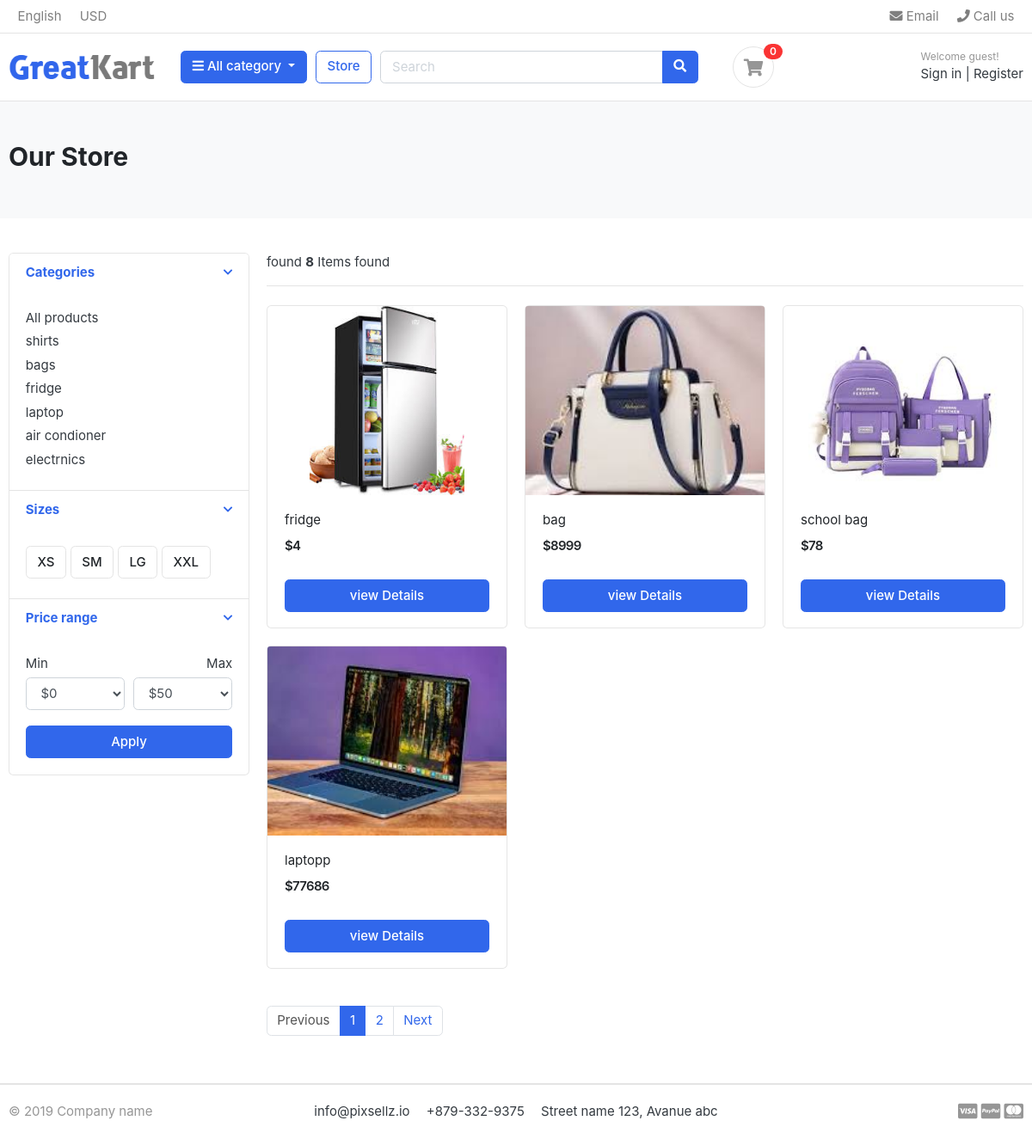
/store/, run on the app's committed database.
### category/models.py (models this page shows, shortened)
class Category(models.Model):
    category_name=models.CharField(max_length=50,unique=True)
    slug=models.SlugField(max_length=100,unique=True)
    description=models.TextField(max_length=250,blank=True)
    cat_image=models.ImageField(upload_to='categories',blank=True)
    class Meta:
        verbose_name='category'
        verbose_name_plural='categories' # without this the in a admin panel its name is the categorys 's'
    def get_url(self):
        return reverse('products_by_category',args=[self.slug])

### store/models.py (models this page shows, shortened)
class Product(models.Model):
    product_name=models.CharField(max_length=200,unique=True)
    slug=models.SlugField(max_length=255,unique=True)
    description=models.TextField(max_length=500,blank=True)
    price=models.IntegerField()
    image=models.ImageField(upload_to='products')
    stock=models.IntegerField()
    is_available=models.BooleanField(default=True)
    category=models.ForeignKey(Category,on_delete=models.CASCADE)
    created_date=models.DateTimeField(auto_now_add=True)
    modified_date=models.DateTimeField(auto_now_add=True)
    def get_url(self):
        return reverse('product_detail',args=[self.category.slug,self.slug]) # self.slug means that product slug

### store/views.py (the view)
# urls.py: path('store/', include('store.urls')),
def store(request, category_slug=None):
    categories = None
    products = None
    if category_slug is not None:
        categories = get_object_or_404(Category, slug=category_slug)
        products = Product.objects.filter(category=categories, is_available=True)# only shows that products that is the available
        paginator=Paginator(products,2)
        page=request.GET.get('page') # page=2
        paged_products=paginator.get_page(page)
        product_count = products.count() # this is used to count the the how many products are in a browser
    else:
        products = Product.objects.filter(is_available=True).order_by('id')
        paginator=Paginator(products,4)
        page=request.GET.get('page') # page=2
        paged_products=paginator.get_page(page)
        product_count = products.count()
    context = {
        'products': paged_products,
        'product_count': product_count,
    }
    return render(request, 'store.html', context)

### carts/context_processor.py (called while the page is built)
def counter(request):
    cart_count=0
    if 'admin' in request.path:
        return{}
    else:
        try:
            cart=Cart.objects.filter(cart_id=_cart_id(request))
            cart_items=CartItem.objects.all().filter(cart=cart[:1])
            for cart_item in cart_items:
                cart_count+=cart_item.quantity
        except Cart.DoesNotExist:
            cart_count=0
    return dict(cart_count=cart_count)

### carts/views.py (called while the page is built)
def _cart_id(request):  # _private function
    cart = request.session.session_key
    if not cart:
        cart = request.session.create()
    return cart

### category/context_processor.py (called while the page is built)
def menu_links(request):
    links=Category.objects.all()
    return dict(links=links)

### store/templates/store.html (shortened to what this page needs)
{% extends 'base.html' %}
{% load static %}
{% block content %}
<section class="section-pagetop bg">
<div class="container">
	{% if 'search' in request.path %}
	<h2 class="title-page">Search Result</h2>
	{% else %}
	<h2 class="title-page">Our Store</h2>
	{% endif %}
</div>
</section>
<section class="section-content padding-y">
<div class="container">
<div class="row">
	<aside class="col-md-3">
<div class="card">
	<article class="filter-group">
		<header class="card-header">
			<a href="#" data-toggle="collapse" data-target="#collapse_1" aria-expanded="true" class="">
				<i class="icon-control fa fa-chevron-down"></i>
				<h6 class="title">Categories</h6>
			</a>
		</header>
		<div class="filter-content collapse show" id="collapse_1" style="">
			<div class="card-body">
				<ul class="list-menu">
				<li><a href="{% url 'store'%}">All products </a></li>
				{% for category in links %}
				<li><a href="{{category.get_url}}">{{category.category_name}}</a></li>
				{% endfor %}
				</ul>
			</div>
		</div>
	</article>
	<article class="filter-group">
		<header class="card-header">
			<a href="#" data-toggle="collapse" data-target="#collapse_4" aria-expanded="true" class="">
				<i class="icon-control fa fa-chevron-down"></i>
				<h6 class="title">Sizes </h6>
			</a>
		</header>
		<div class="filter-content collapse show" id="collapse_4" style="">
			<div class="card-body">
			  <label class="checkbox-btn">
			    <span class="btn btn-light"> XS </span>
			  </label>
			  <label class="checkbox-btn">
			    <span class="btn btn-light"> SM </span>
			  </label>
			  <label class="checkbox-btn">
			    <span class="btn btn-light"> LG </span>
			  </label>
			  <label class="checkbox-btn">
			    <span class="btn btn-light"> XXL </span>
			  </label>
		</div>
		</div>
	</article>
	<article class="filter-group">
		<header class="card-header">
			<a href="#" data-toggle="collapse" data-target="#collapse_3" aria-expanded="true" class="">
				<i class="icon-control fa fa-chevron-down"></i>
				<h6 class="title">Price range </h6>
			</a>
		</header>
		<div class="filter-content collapse show" id="collapse_3" style="">
			<div class="card-body">
				<div class="form-row">
				<div class="form-group col-md-6">
				  <label>Min</label>
				  	<select class="mr-2 form-control">
						<option value="0">$0</option>
					</select>
				</div>
				<div class="form-group text-right col-md-6">
				  <label>Max</label>
				  	<select class="mr-2 form-control">
						<option value="50">$50</option>
					</select>
				</div>
				</div>
				<button class="btn btn-block btn-primary">Apply</button>
			</div>
		</div>
	</article>
</div>
	</aside>
	<main class="col-md-9">
<header class="border-bottom mb-4 pb-3">
		<div class="form-inline">
			<span class="mr-md-auto">found <b>{{product_count}}</b> Items found </span>
		</div>
</header>
<div class="row">
	{% if products %}
	{% for product in products %}
	<div class="col-md-4">
		<figure class="card card-product-grid">
			<div class="img-wrap">
				<a href="{{ product.get_url }}">
                <img src="{{ product.image.url }}" alt="{{ product.product_name }}">
                </a>
			</div>
			<figcaption class="info-wrap">
				<div class="fix-height">
					<a href="{{product.get_url}}" class="title">{{product.product_name}}</a>
					<div class="price-wrap mt-2">
						<span class="price">${{product.price}}</span>
					</div>
				</div>
				<a href="{{product.get_url}}" class="btn btn-block btn-primary">view Details </a>
			</figcaption>
		</figure>
	</div>
	{% endfor %}
	{% else %}
	<div>
		<h2>NO result found.please try again</h2>
	</div>
	{% endif %}
</div>
<nav class="mt-4" aria-label="Page navigation sample">
	{% if products.has_other_pages %}
  <ul class="pagination">
	{% if products.has_previous %}
    <li class="page-item "><a class="page-link" href="?page={{products.previous_page_number}}">Previous</a></li>
    {% else %}
	<li class="page-item disabled"><a class="page-link" href="#">Previous</a></li>
	{% endif %}
    {% for i in products.paginator.page_range %}
	{% if products.number == i %}
    <li class="page-item active"><a class="page-link" href="#">{{i}}</a></li>
	{% else %}
	<li class="page-item "><a class="page-link" href="?page={{i}}">{{i}}</a></li>
    {% endif %}
	{% endfor %}
	{% if products.has_next %}
    <li class="page-item"><a class="page-link" href="?page={{products.next_page_number}}">Next</a></li>
	{% else %}
	 <li class="page-item disabled "><a class="page-link" href="#">Next</a></li>
	 {% endif %}
  </ul>
  {% endif %}
</nav>
	</main>
</div>
</div>
</section>
{% endblock %}

### store/static/css/ui.css (style rules this page uses)
html { font-family: "Inter", sans-serif; font-size: 15px; }
.img-wrap { text-align: center; display: block; }
.img-wrap img { max-width: 100%; }
.price-wrap { letter-spacing: -0.7px; }
.padding-y { padding-top: 40px; padding-bottom: 40px; }
figure { margin-bottom: 0; }
article:after, .form-group:after { display: block; clear: both; content: ""; }
.bg { background-color: #f8f9fa; }
.title-page { color: #212529; }
.btn-light { background-color: #fff; border-color: #e4e4e4; }
[class*=list-] li:after { visibility: hidden; display: block; content: ""; overflow: hidden; height: 0; clear: both; }
.list-menu { list-style: none; margin: 0; padding-left: 0; }
.list-menu li { margin-bottom: 5px; }
.list-menu a { color: #343a40; }
[class*=card-product] a.title { color: #212529; display: block; }
[class*=card-product] .img-wrap { overflow: hidden; position: relative; }
[class*=card-product] .img-wrap img { height: 100%; max-width: 100%; width: auto; display: inline-block; -o-object-fit: cover; object-fit: cover; }
.card-product-grid { margin-bottom: 20px; }
.card-product-grid .img-wrap { border-radius: 0.2rem 0.2rem 0 0; height: 220px; }
.card-product-grid .info-wrap { overflow: hidden; padding: 18px 20px; }
.card-product-grid .fix-height { height: 80px; overflow: hidden; }
.card .img-wrap { overflow: hidden; }
.price { font-weight: 600; color: #212529; }
.icon-control { margin-top: 5px; float: right; font-size: 80%; }
.card-header .title { margin-bottom: 0; line-height: 1.5; }
.filter-group { border-bottom: 1px solid #e4e4e4; }
.filter-group .card-header { border-bottom: 0; }
.filter-group:last-child { border-bottom: 0; }
.checkbox-btn { position: relative; }
.section-pagetop { padding: 45px 0; }

### data on the page
Category: category_name "shirts"
Category: category_name "bags"
Category: category_name "fridge"
Category: category_name "laptop"
Category: category_name "air condioner"
Category: category_name "electrnics"
Product: image (picture), product_name "fridge", price "4"
Product: image (picture), product_name "bag", price "8999"
Product: image (picture), product_name "school bag", price "78"
Product: image (picture), product_name "laptopp", price "77686"

### other printed values
{{ cart_count }} "0"
{{ product_count }} "8"
{{ i }} "1"
{{ i }} "2"
